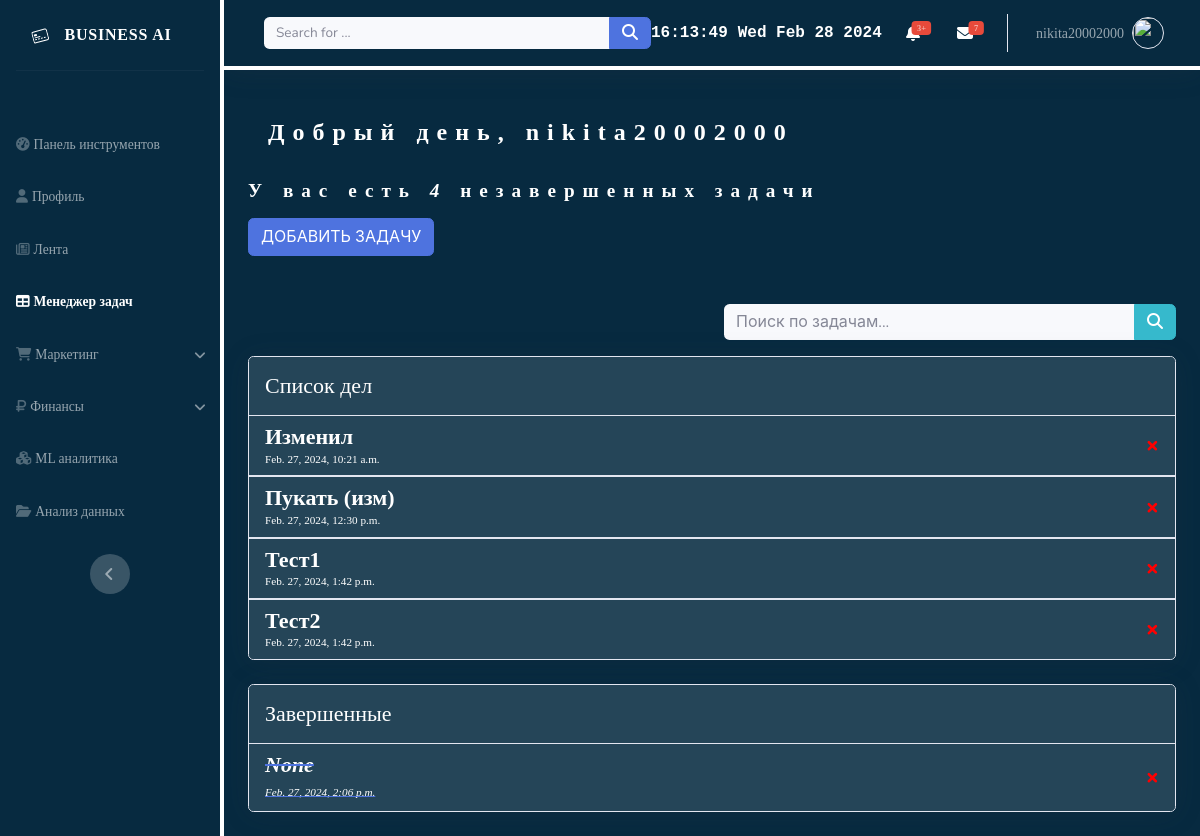
The page /to_do/ (signed in) on the database as committed earlier.
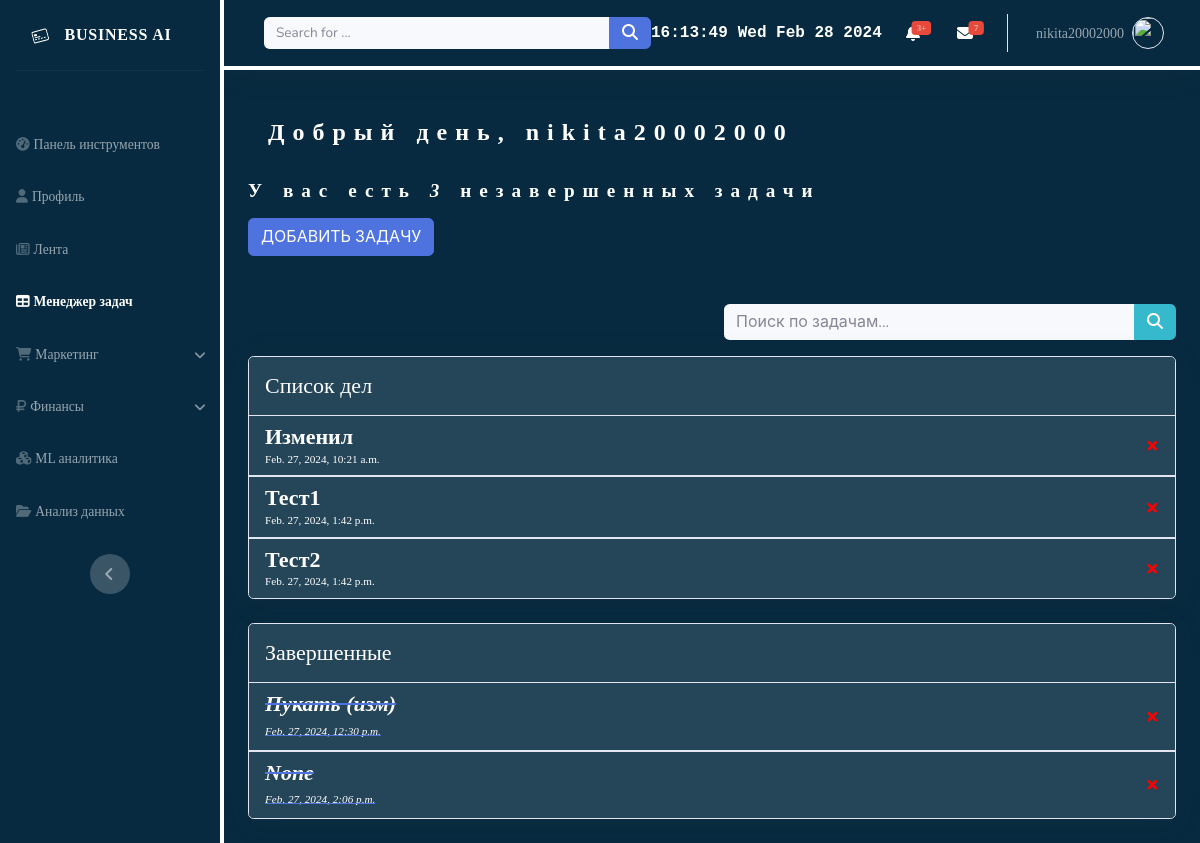
The same page on the database as committed later.
### to_do_list/models.py (models this page shows, shortened)
class Task(models.Model):
    user = models.ForeignKey(User, on_delete=models.CASCADE, null=True, blank=True)
    title = models.CharField(max_length=200, null=True, blank=True)
    description = models.TextField(null=True, blank=True)
    complete = models.BooleanField(default=False)
    create = models.DateTimeField(auto_now_add=True)
    class Meta:
        ordering = ['complete']

### to_do_list/views.py (the view)
# urls.py: path('', TaskList.as_view(), name='home'),
class TaskList(LoginRequiredMixin, ListView):
    model = Task
    template_name = 'to_do_list/task_list.html'
    context_object_name = 'tasks'
    def get_context_data(self, **kwargs):
        context = super().get_context_data(**kwargs)
        context['tasks'] = context['tasks'].filter(user=self.request.user)
        context['count'] = context['tasks'].filter(complete=False).count()
        search_input = self.request.GET.get('search-area') or ''
        if search_input:
            context['tasks'] = context['tasks'].filter(
                title__icontains=search_input)
        context['search_input'] = search_input
        return context

### to_do_list/templates/to_do_list/task_list.html (shortened to what this page needs)
{% extends 'to_do_list/template_to_do_list.html' %}
{% block content %}
{% load static %}
<div class="d-sm-flex justify-content-between align-items-center mb-4">
    <h3 class="mb-2"><span id="hello_text"></span> {{user.username}}</h3>
</div>
<h4 class="mb-3">У вас есть <i id="count_tasks">{{count}}</i> <span id="correct_word"></span></h4>
<a href="{% url 'to_do_list:task-create' %}">
    <button class="btn btn-primary mb-5" type="button">ДОБАВИТЬ ЗАДАЧУ</button>
</a>
<form method="GET">
    <div class="row justify-content-end">
        <div class="col-6 float-right">
            <div class="input-group mb-3 h-50">
                <input class="bg-light form-control border-0 small" type="text" placeholder="Поиск по задачам..." name="search-area" value="{{ search_input }}">
                <button class="btn btn-info py-0" type="submit" value="Search"><i class="fas fa-search"></i>
                </button>
            </div>
        </div>
    </div>
</form>
<div class="widget card shadow mb-4">
    <div class="card-header widget py-3">
        <h6 class=" fw m-0">Список дел</h6>
    </div>
    {% for task in tasks %}
    {% if task.complete %}
    {% else %}
    <ul class="list-group list-group-flush">
        <li class="widget list-group-item">
            <div class="row align-items-center no-gutters">
                <div class="col me-2">
                    <a href="{% url 'to_do_list:task-update' task.id %}">
                        <div class="row">
                            <h6 class="mb-0"><strong>{{ task.title }}</strong></h6><span class="text-xs">{{ task.create }}</span>
                        </div>
                    </a>
                </div>
                <div class="col-auto">
                    <a class="delete-link" href="{% url 'to_do_list:task-delete' task.id %}">&#215;</a>
                </div>
            </div>
        </li>
    </ul>
    {% endif %}
    {% endfor %}
</div>
<div class="widget card shadow mb-4">
    <div class="card-header widget py-3">
        <h6 class=" fw m-0">Завершенные</h6>
    </div>
    {% for task in tasks %}
    {% if task.complete %}
    <ul class="list-group list-group-flush">
        <li class="widget list-group-item">
            <div class="row align-items-center no-gutters">
                    <div class="col me-2">
                        <a href="{% url 'to_do_list:task-update' task.id %}">
                            <i><s><h6 class="mb-0"><strong>{{ task.title }}</strong></h6><span class="text-xs">{{ task.create }}</span></s></i>
                        </a>
                    </div>
                <div class="col-auto">
                    <a class="delete-link" href="{% url 'to_do_list:task-delete' task.id %}">&#215;</a>
                </div>
            </div>
        </li>
    </ul>
    {% endif %}
    {% endfor %}
</div>
{% endblock content %}

Rows that differ between the two databases and show on the page:
changed Task "Пукать (изм)": moves from the list under "Список дел" to the list under "Завершенные"
Other text that changed with them:
{{ count }}: "4" → "3"
